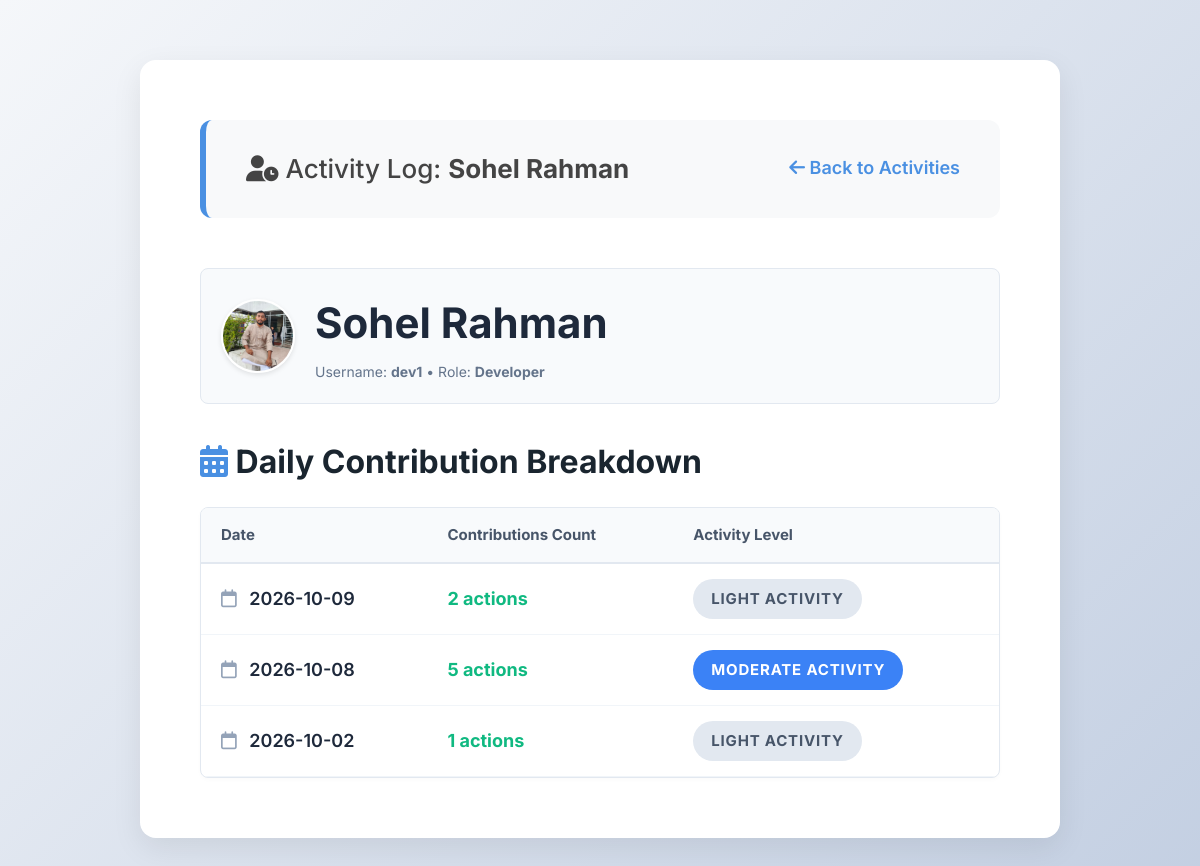
Page /admin/user/2/activities (signed in) on the earlier database version.
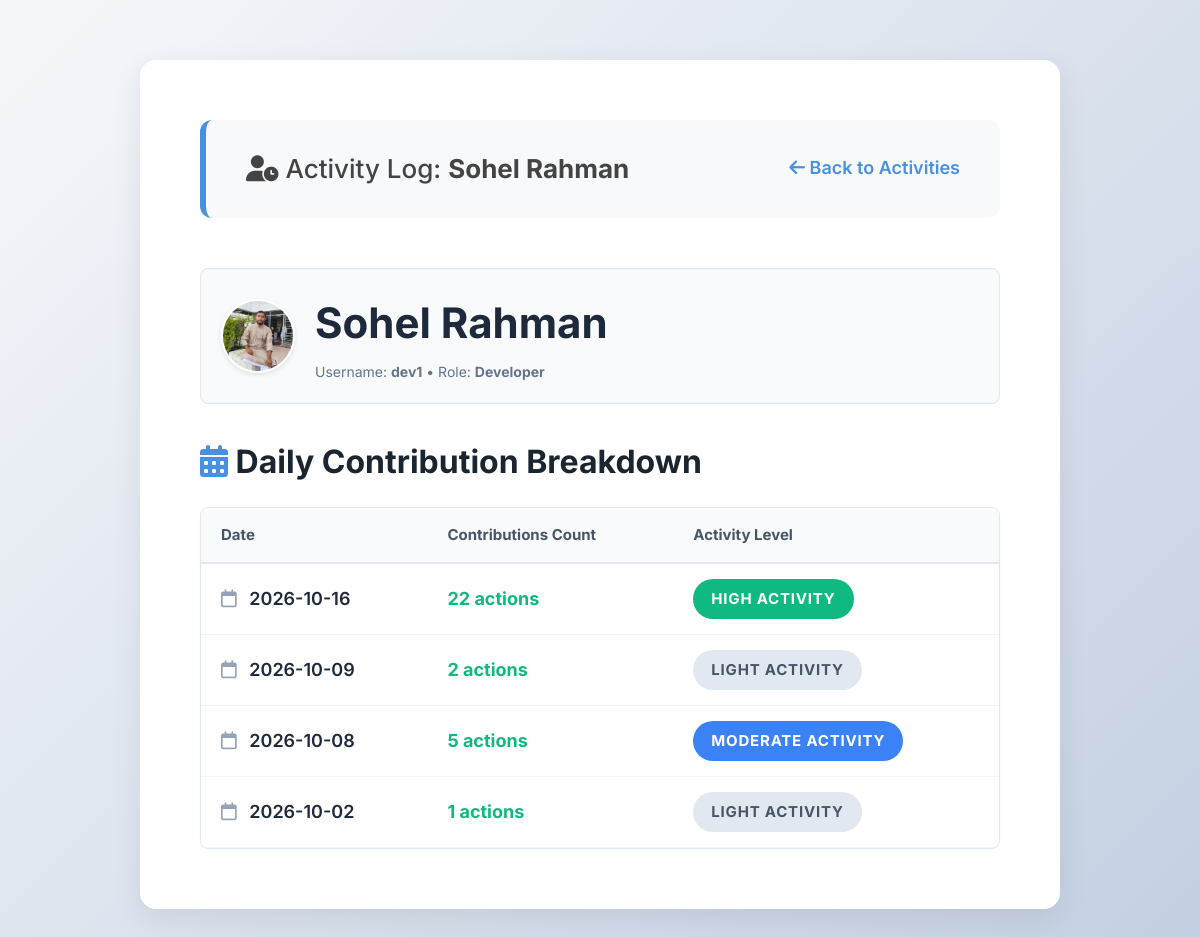
Same page on the later database version.
### tables this page shows
CREATE TABLE activities (
            user_id INTEGER,
            date TEXT,
            count INTEGER DEFAULT 1,
            PRIMARY KEY (user_id, date)
        );

### app.py (the view)
@app.route('/admin/user/<int:user_id>/activities')
def user_activity_detail(user_id):
    if session.get('role') != 'admin':
        return "Access Denied.", 403
    conn = get_db_connection()
    user = conn.execute('SELECT * FROM users WHERE id = ?', (user_id,)).fetchone()
    activities = conn.execute('SELECT date, count FROM activities WHERE user_id = ? ORDER BY date DESC', (user_id,)).fetchall()
    conn.close()
    return render_template('user_activity_detail.html', user=user, activities=activities, role=session.get('role'))

### app.py (called while the page is built)
def get_db_connection():
    conn = sqlite3.connect('project_manager.db', timeout=10.0)
    conn.row_factory = sqlite3.Row
    return conn

### templates/user_activity_detail.html (shortened to what this page needs)
<!DOCTYPE html>
<html>
<head>
    <link rel="stylesheet" href="https://cdnjs.cloudflare.com/ajax/libs/font-awesome/6.4.0/css/all.min.css">
    <link rel="stylesheet" href="{{ url_for('static', filename='style.css') }}">
</head>
<body>
    <div class="container" style="max-width: 800px;">
        <div class="nav-bar">
            <span><i class="fas fa-user-clock"></i> Activity Log: <strong>{{ user.full_name or user.username }}</strong></span>
            <a href="{{ url_for('admin_activities') }}" style="color: #4a90e2; font-weight: 600; text-decoration: none;">
                <i class="fas fa-arrow-left"></i> Back to Activities
            </a>
        </div>
        <div style="background: #f8fafc; border: 1px solid #e2e8f0; border-radius: 8px; padding: 20px; margin-bottom: 30px; display: flex; align-items: center; gap: 20px;">
            <img src="{{ url_for('static', filename='uploads/' + user.profile_image) }}" style="width: 70px; height: 70px; border-radius: 50%; object-fit: cover; border: 2px solid #fff; box-shadow: 0 2px 5px rgba(0,0,0,0.1);">
            <div>
                <h2 style="margin: 0 0 5px 0; color: #1e293b;">{{ user.full_name or user.username }}</h2>
                <p style="margin: 0; color: #64748b; font-size: 14px;">Username: <strong>{{ user.username }}</strong> &bull; Role: <strong>{{ user.role | capitalize }}</strong></p>
            </div>
        </div>
        <h3 style="margin-bottom: 20px;"><i class="fas fa-calendar-alt" style="color: #4a90e2;"></i> Daily Contribution Breakdown</h3>
        <div style="background: #ffffff; border: 1px solid #e2e8f0; border-radius: 8px; overflow: hidden; box-shadow: 0 2px 4px rgba(0,0,0,0.02);">
            <table style="width: 100%; border-collapse: collapse; text-align: left;">
                <thead>
                    <tr style="background: #f8fafc; border-bottom: 2px solid #e2e8f0; color: #475569; font-size: 15px;">
                        <th style="padding: 15px 20px;">Date</th>
                        <th style="padding: 15px 20px;">Contributions Count</th>
                        <th style="padding: 15px 20px;">Activity Level</th>
                    </tr>
                </thead>
                <tbody>
                    {% for act in activities %}
                    <tr style="border-bottom: 1px solid #f1f5f9;">
                        <td style="padding: 15px 20px; font-weight: 600; color: #1e293b;">
                            <i class="far fa-calendar" style="color: #94a3b8; margin-right: 8px;"></i> {{ act.date }}
                        </td>
                        <td style="padding: 15px 20px; font-weight: 700; color: #10b981;">
                            {{ act.count }} actions
                        </td>
                        <td style="padding: 15px 20px;">
                            {% if act.count >= 7 %}
                                <span class="badge badge-green" style="margin:0;">High Activity</span>
                            {% elif act.count >= 3 %}
                                <span class="badge badge-blue" style="margin:0;">Moderate Activity</span>
                            {% else %}
                                <span class="badge" style="background:#e2e8f0; color:#475569; margin:0;">Light Activity</span>
                            {% endif %}
                        </td>
                    </tr>
                    {% else %}
                    <tr>
                        <td colspan="3" style="padding: 30px; text-align: center; color: #94a3b8; font-style: italic;">
                            No recorded activity contributions for this user yet.
                        </td>
                    </tr>
                    {% endfor %}
                </tbody>
            </table>
        </div>
    </div>
</body>
</html>

Differences in the rows shown:
added activities: date "2026-10-16", count "22", shows "HIGH ACTIVITY"
